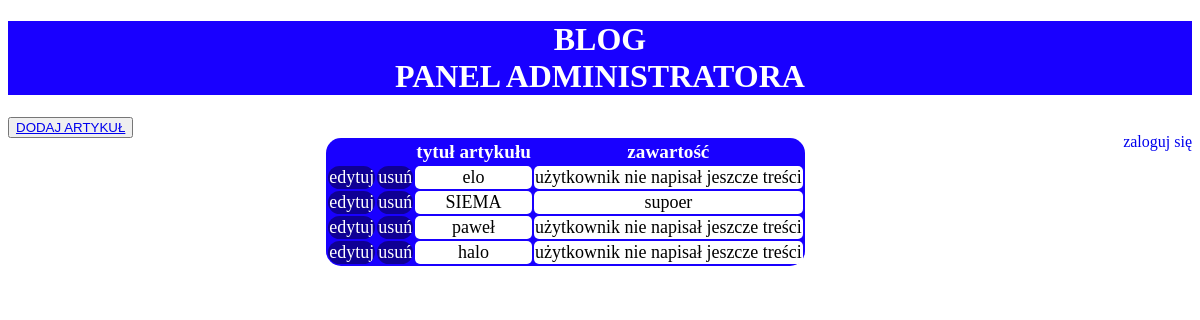
Screenshot of /panel.php with the database file from the repository.
### tables this page shows
CREATE TABLE `articles` (
  `article_id` mediumint(9) NOT NULL,
  `title` text NOT NULL,
  `content` text NOT NULL DEFAULT 'użytkownik nie napisał jeszcze treści',
  `summary` text NOT NULL DEFAULT 'użytkownik nie napisał jeszcze treści'
);

### panel.php (the view, shortened to what this page needs)
<?php
require_once('config.php');
?>
<!DOCTYPE html>
<html lang="en">
<head>
    <link rel="stylesheet" href="style.css">
</head>
<body>
    <header>
        <a href="index.php"><h1>BLOG <br> PANEL ADMINISTRATORA</h1></a>
        <a id="login" href="login.php"><p>zaloguj się</p></a>
    </header>
    <main>
        <button href="dodaj.php"><a href="dodaj.php">DODAJ ARTYKUŁ</a></button>
    <?php
    $sql = "SELECT * FROM blog.articles";
    $stmt = $mysqli->prepare($sql);
    $stmt ->execute();
    $wynik = $stmt->get_result();
    echo "<table> <tr> <th></th><th></th> <th>tytuł artykułu</th> <th>zawartość</th> </tr>";
    while($article = $wynik->fetch_assoc()) {
        echo '<tr> <td id="otworz"> <a href="edytuj.php?id=' . $article['article_id'] .'" id="edit">edytuj</a></td> <td id="otworz"><a href="usun.php?id=' . $article['article_id'] .'" id="usun">usuń</a> </td> <td>' . $article['title'] . "</td> <td>". $article['summary'] . "</td> </tr>";
    }
    echo "</table>";
    ?>
    </main>
</body>
</html>

### style.css (style rules this page uses)
header { background-color: rgb(25, 0, 255); clear: both; }
h1 { text-align: center; color: white; }
#login { float: right; }
td { background-color: white; border-radius: 5px; font-size: large; text-align: center; overflow: hidden; }
table { background-color: rgb(25, 0, 255); border-radius: 15px; margin: auto; }
th { color: white; font-size: larger; }
#otworz { border: none; border-radius: 15px; background-color: rgb(15, 0, 148); }
#otworz a { color: white; font-style: normal; text-decoration: none; }
header a { text-decoration: none; }

### rows the page displays
articles: title "elo", summary "użytkownik nie napisał jeszcze treści"
articles: title "SIEMA", summary "supoer"
articles: title "paweł", summary "użytkownik nie napisał jeszcze treści"
articles: title "halo", summary "użytkownik nie napisał jeszcze treści"
